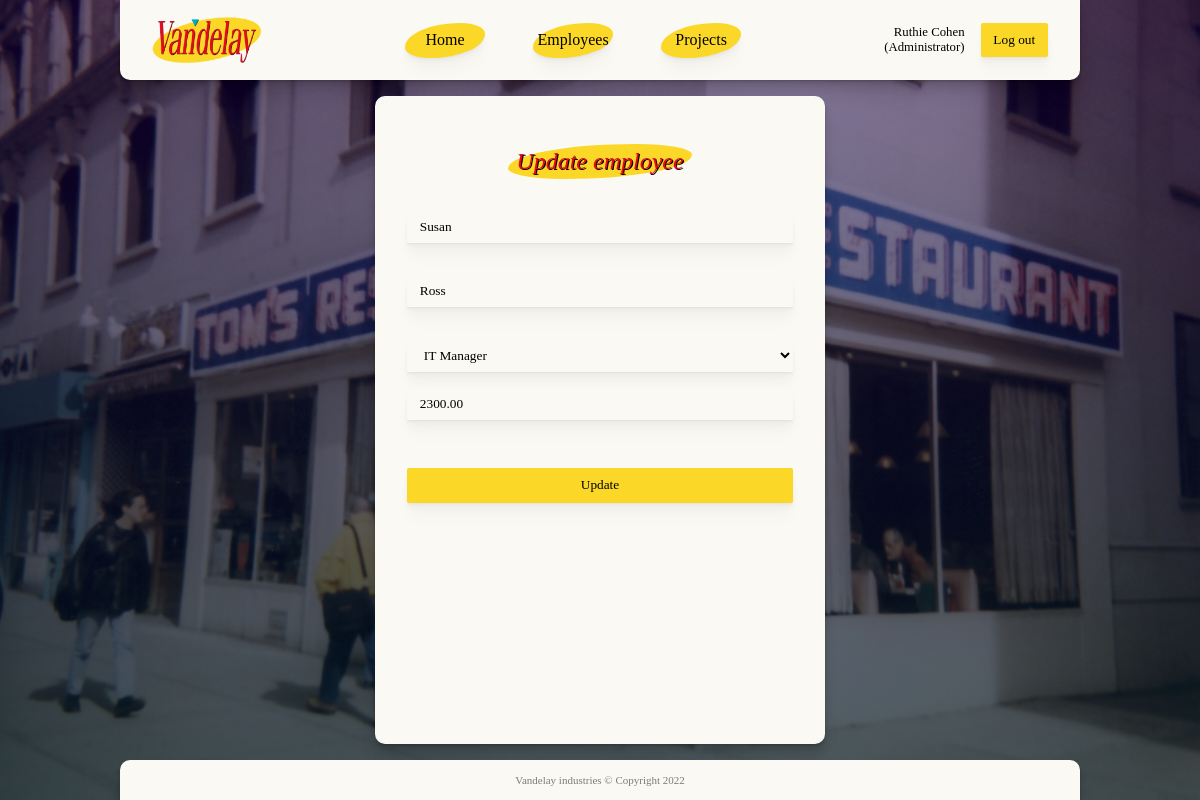
Page /update.php?7 (signed in) on the committed database.
### tables this page shows
CREATE TABLE IF NOT EXISTS `employees` (
  `employee_id` int(11) NOT NULL AUTO_INCREMENT,
  `firstname` tinytext NOT NULL,
  `lastname` tinytext NOT NULL,
  `position_id` int(11) DEFAULT NULL,
  `salary` decimal(10,2) NOT NULL,
  `email` tinytext NOT NULL,
  `password` text,
  PRIMARY KEY (`employee_id`),
  KEY `position` (`position_id`)
);

### classes/connection.php (called while the page is built, shortened)
<?php
class Connection {
    private string $host = "localhost";
    private $user = "root";
    private $pass = "";
    private $database = "vandelay";
    protected function connect() : PDO {
        try {
            $dsn = "mysql:host=" . $this->host . ";dbname=" . $this->database;
            $pdo = new PDO($dsn, $this->user, $this->pass);
            return $pdo;
        } catch (PDOException $e) {
            echo "Error!: " . $e->getMessage() . "<br>";
            die();
        }
    }
}

### classes/employee-table-model.php (called while the page is built, shortened)
<?php
class EmployeeTableModel extends Connection {
    protected function getEmployeeArray() : array {
        $stmt = $this->connect()->prepare("SELECT employee_id, firstname, lastname, position_name, salary FROM employees LEFT JOIN positions ON employees.position_id=positions.id ORDER BY salary DESC");
        $stmt->execute();
        $result = $stmt->fetchAll(PDO::FETCH_ASSOC);
        return $result;
    }
    public function getPositions() : array {
        $stmt = $this->connect()->prepare("SELECT DISTINCT id, position_name FROM positions");
        $stmt->execute();
        $result = $stmt->fetchAll();
        return $result;
    }
}

### classes/employee-table-controller.php (called while the page is built, shortened)
<?php
class EmployeeTableController extends EmployeeTableModel {
    public function __construct() {
        $this->employeeArray = $this->getEmployeeArray();
    }
}

### update.php (the view, shortened to what this page needs)
<?php
include "./includes/header.inc.php";
include "./classes/connection.php";
include "./classes/employee-table-model.php";
include "./classes/employee-table-controller.php";
$id = $_SERVER["QUERY_STRING"];
$employeeTable = new EmployeeTableController();
$positions = $employeeTable->getPositions();
$employee = array_filter($employeeTable->employeeArray, function($value) {
    return $value["employee_id"] == $_SERVER["QUERY_STRING"];
});
$employee = array_values($employee);
?>
<main>
    <div class="main-page shadow form-container">
    <h2 class="form-title">Update employee</h2>
    <form class="main-form" action="./includes/update.inc.php?<?php echo $id ?>" method="POST">
        <input type="text" name="firstname" placeholder="First name" value="<?php echo $employee[0]["firstname"] ?>">
        <input type="text" name="lastname" placeholder="Last name" value="<?php echo $employee[0]["lastname"] ?>">
        <select name="position">
            <?php
            foreach($positions as $position) {
                if($position["position_name"] == $employee[0]["position_name"]) {
                    echo "<option value='". $position["id"] ."' selected='selected'>". $position["position_name"] ."</option>";
                } else {
                    echo "<option value='". $position["id"] ."'>". $position["position_name"] ."</option>";
                }
            }
            ?>
        </select>
        <input type="number" name="salary" placeholder="Salary" value="<?php echo $employee[0]["salary"] ?>">
        <button type="submit" name="submit">Update</button>
    </form>
    </div>
</main>
<?php
include "./includes/footer.inc.php"
?>

### assets/css/main.css (style rules this page uses)
:root { --font-light: 300; --font-regular: 400; --font-bold: 700; --yellow: #fbd827; --dark-yellow: #ebbb10; --red: #e40b1e; --off-white: #faf9f4; --shadow-light: rgba(0, 0, 0, 0.02) 0px 1px 1px, rgba(0, 0, 0, 0.02) 0px 2px 2px, rgba(0, 0, 0, 0.02) 0px 4px 4px, rgba(0, 0, 0, 0.02) 0px 8px 8px, rgba(0, 0, 0, 0.02) 0px 16px 16px; --shadow-dark: rgba(0, 0, 0, 0.07) 0px 1px 1px, rgba(0, 0, 0, 0.07) 0px 2px 2px, rgba(0, 0, 0, 0.07) 0px 4px 4px, rgba(0, 0, 0, 0.07) 0px 8px 8px, rgba(0, 0, 0, 0.07) 0px 16px 16px; }
* { margin: 0; padding: 0; box-sizing: border-box; font-family: 'Source Serif Pro', serif; }
body { width: 100%; height: 100vh; overflow: hidden; }
input, select, textarea { border: transparent; transition: box-shadow 200ms; box-shadow: var(--shadow-light); padding: .5rem .8rem; width: 100%; background-color: var(--off-white); }
button { transition: box-shadow 200ms; box-shadow: var(--shadow-light); }
.shadow { box-shadow: var(--shadow-dark); }

### assets/css/dashboard.css (style rules this page uses)
button { background-color: var(--yellow); border: none; padding: .5rem .8rem; border-radius: 2px; line-height: 1.4; }
main { width: 100%; height: calc(100vh - 120px); padding-block: 1rem; }
.main-page { background-color: var(--off-white); border-radius: 10px; height: 100%; padding: 2rem; }
.form-container { width: min(80%, 450px); margin-inline: auto; }
.form-title { width: max-content; color: var(--red); background-color: var(--yellow); border-radius: 70% 30%; padding: .25rem .5rem; text-shadow: 1px 1px 0px black; font-style: italic; font-weight: 400; margin-inline: auto; margin-block: 1rem 2rem; }
.main-form { display: grid; gap: 1rem; }
.main-form button { margin-top: 1rem; }

### rows in the picture
employees: firstname "Susan", lastname "Ross", salary "2300.00"

### other values in the picture
$_SESSION["user_firstname"] "Ruthie"
$_SESSION["user_lastname"] "Cohen"
$_SESSION["position_name"] "Administrator"
form field position "IT Manager"
